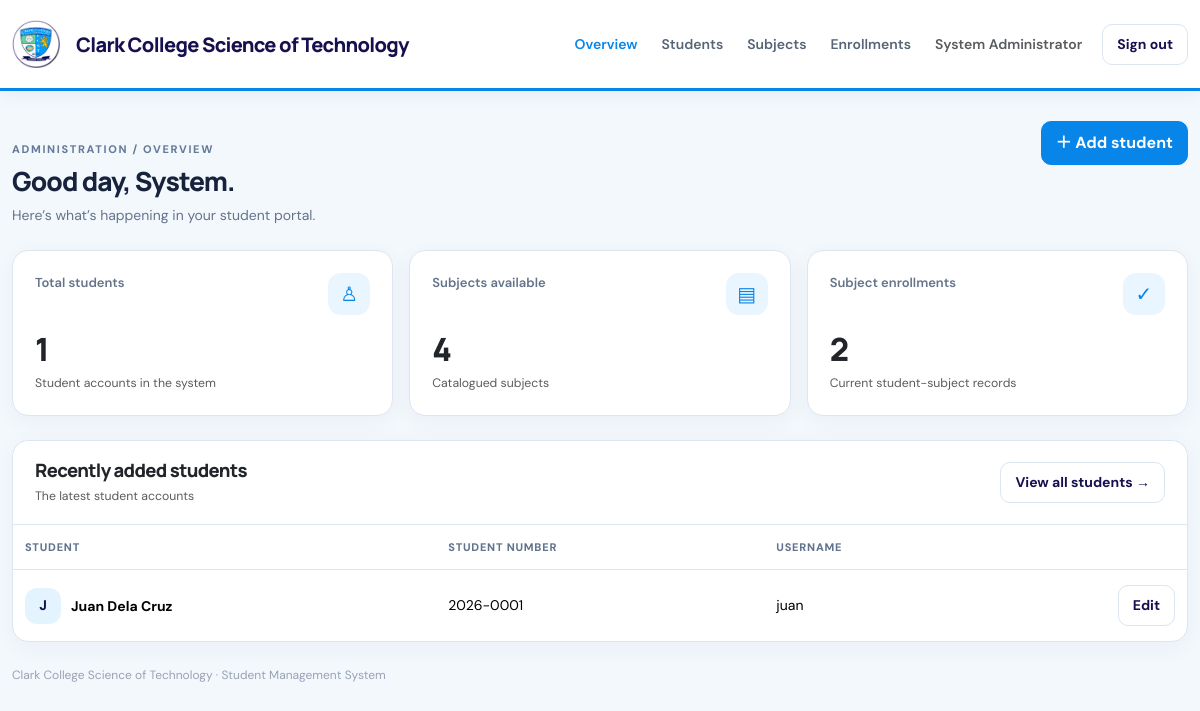
Page /admin/dashboard.php (signed in) on the committed database.
### tables this page shows
CREATE TABLE IF NOT EXISTS users (
  id INT AUTO_INCREMENT PRIMARY KEY,
  student_no VARCHAR(30) NULL UNIQUE,
  full_name VARCHAR(100) NOT NULL,
  username VARCHAR(50) NOT NULL UNIQUE,
  password VARCHAR(255) NOT NULL,
  role ENUM('admin','student') NOT NULL DEFAULT 'student',
  created_at TIMESTAMP NOT NULL DEFAULT CURRENT_TIMESTAMP
);

### config/helpers.php (called while the page is built, shortened)
<?php
function e($value) { return htmlspecialchars((string)$value, ENT_QUOTES, 'UTF-8'); }

### admin/dashboard.php (the view, shortened to what this page needs)
<?php
require_once '../config/database.php'; require_once '../config/helpers.php'; require_role('admin');
function count_rows($conn,$sql){$r=mysqli_query($conn,$sql);return $r?(int)mysqli_fetch_row($r)[0]:0;}
$totalStudents=count_rows($conn,"SELECT COUNT(*) FROM users WHERE role='student'");
$totalSubjects=count_rows($conn,"SELECT COUNT(*) FROM subjects");
$totalEnrollments=count_rows($conn,"SELECT COUNT(*) FROM enrollments");
$recent=mysqli_query($conn,"SELECT id,student_no,full_name,username FROM users WHERE role='student' ORDER BY id DESC LIMIT 6");
?>
<!doctype html><html lang="en"><head><link href="../assets/vendor/bootstrap/css/bootstrap.min.css" rel="stylesheet"><link href="../assets/css/style.css" rel="stylesheet"></head><body>
<nav class="navbar navbar-expand-lg"><div class="container app-container"><a class="navbar-brand d-flex align-items-center gap-2" href="dashboard.php"><img class="school-logo school-logo-nav" src="../assets/images/school-logo.jpg" alt="Clark College of Science and Technology logo"> Clark College Science of Technology</a><button class="navbar-toggler" data-bs-toggle="collapse" data-bs-target="#nav"><span class="navbar-toggler-icon"></span></button><div class="collapse navbar-collapse" id="nav"><div class="navbar-nav ms-auto align-items-lg-center"><a class="nav-link active" href="dashboard.php">Overview</a><a class="nav-link" href="students/index.php">Students</a><a class="nav-link" href="subjects/index.php">Subjects</a><a class="nav-link" href="enrollments/manage.php">Enrollments</a><span class="nav-link text-muted"><?=e($_SESSION['full_name']??'Administrator')?></span><a class="btn btn-light btn-sm ms-lg-2" href="../logout.php">Sign out</a></div></div></div></nav>
<main class="container app-container pb-4"><div class="page-head"><div><p class="eyebrow">ADMINISTRATION / OVERVIEW</p><h2>Good day, <?=e(explode(' ', $_SESSION['full_name']??'Administrator')[0])?>.</h2><p class="subheading">Here’s what’s happening in your student portal.</p></div><a class="btn btn-primary" href="students/create.php">＋ Add student</a></div><?php show_flash(); ?>
<div class="row g-3 mb-4"><div class="col-md-4"><div class="card stat-card"><div class="d-flex justify-content-between"><span class="stat-label">Total students</span><span class="stat-icon">♙</span></div><div class="stat-value"><?=number_format($totalStudents)?></div><span class="text-muted small">Student accounts in the system</span></div></div><div class="col-md-4"><div class="card stat-card"><div class="d-flex justify-content-between"><span class="stat-label">Subjects available</span><span class="stat-icon">▤</span></div><div class="stat-value"><?=number_format($totalSubjects)?></div><span class="text-muted small">Catalogued subjects</span></div></div><div class="col-md-4"><div class="card stat-card"><div class="d-flex justify-content-between"><span class="stat-label">Subject enrollments</span><span class="stat-icon">✓</span></div><div class="stat-value"><?=number_format($totalEnrollments)?></div><span class="text-muted small">Current student-subject records</span></div></div></div>
<section class="card"><div class="card-header d-flex justify-content-between align-items-center"><div><h3 class="mb-1">Recently added students</h3><span class="small text-muted">The latest student accounts</span></div><a class="btn btn-light btn-sm" href="students/index.php">View all students →</a></div><div class="table-responsive"><table class="table"><thead><tr><th>Student</th><th>Student number</th><th>Username</th><th></th></tr></thead><tbody><?php if($recent&&mysqli_num_rows($recent)):while($s=mysqli_fetch_assoc($recent)):?><tr><td><span class="student-avatar"><?=e(strtoupper(substr($s['full_name'],0,1)))?></span><strong><?=e($s['full_name'])?></strong></td><td><?=e($s['student_no']?:'—')?></td><td><?=e($s['username'])?></td><td class="text-end"><a class="btn btn-light btn-sm" href="students/edit.php?id=<?=(int)$s['id']?>">Edit</a></td></tr><?php endwhile;else:?><tr><td colspan="4"><div class="empty-state"><strong>No students yet</strong>Add your first student to get started.</div></td></tr><?php endif;?></tbody></table></div></section><div class="footer-note">Clark College Science of Technology · Student Management System</div></main><script src="../assets/vendor/bootstrap/js/bootstrap.bundle.min.js"></script></body></html>

### assets/css/style.css (style rules this page uses)
:root { --ink:#182230;--muted:#697586;--line:#e6eaf0;--primary:#4f46e5;--primary-dark:#3730a3;--surface:#fff;--page:#f5f7fb }
* { box-sizing:border-box }
body { background:var(--page);color:var(--ink);font-family:'DM Sans',system-ui,sans-serif;font-size:14px }
h1,h2,h3,h4,.navbar-brand { font-family:'Manrope',sans-serif;letter-spacing:-.035em }
h2 { font-size:1.65rem;font-weight:800 }
h3 { font-size:1.15rem;font-weight:750 }
.navbar { background:#fff;border-bottom:1px solid var(--line);padding:15px 0 }
.navbar-brand { font-weight:800;color:var(--ink)!important }
.app-container { max-width:1240px }
.page-head { display:flex;justify-content:space-between;align-items:flex-start;gap:20px;margin:30px 0 24px }
.eyebrow { font-size:11px;letter-spacing:.15em;font-weight:800;color:#8792a2;margin:20px 0 8px }
.subheading { color:var(--muted);margin:8px 0 0 }
.card { border:1px solid var(--line);border-radius:16px;box-shadow:0 5px 20px #17203305;background:#fff }
.card-header { background:#fff;border-bottom:1px solid var(--line);padding:18px 22px;border-radius:16px 16px 0 0!important }
.stat-card { padding:22px;min-height:142px;position:relative;overflow:hidden }
.stat-label { color:var(--muted);font-size:13px;font-weight:600 }
.stat-value { font:800 32px Manrope;letter-spacing:-.05em;margin:12px 0 3px }
.stat-icon { width:42px;height:42px;display:grid;place-items:center;border-radius:13px;background:#eef2ff;color:#4f46e5;font-size:20px }
.table { --bs-table-bg:transparent;vertical-align:middle;margin:0 }
.table thead th { font-size:11px;text-transform:uppercase;letter-spacing:.07em;color:#8490a0;font-weight:800;border-bottom:1px solid var(--line);padding:14px 12px;white-space:nowrap }
.table tbody td { padding:15px 12px;border-color:#edf0f4 }
.table tbody tr:last-child td { border-bottom:0 }
.student-avatar { display:inline-grid;place-items:center;width:36px;height:36px;border-radius:12px;background:#eef2ff;color:#4338ca;font-weight:800;margin-right:10px }
.btn { border-radius:10px;font-weight:700;padding:9px 14px }
.btn-primary { background:var(--primary);border-color:var(--primary) }
.btn-light { border:1px solid var(--line);background:#fff }
.navbar .nav-link { font-weight:600;color:#586477;padding:8px 12px!important }
.navbar .nav-link:hover,.navbar .nav-link.active { color:var(--primary) }
.footer-note { font-size:12px;color:#98a2b3;padding:24px 0 }
:root { --ink:#17233d;--muted:#65738a;--line:#dce5f0;--primary:#0876d9;--primary-dark:#0756a3;--surface:#fff;--page:#f3f8fd;--cct-navy:#17104f;--cct-blue:#0785e8;--cct-light-blue:#e9f5ff;--cct-green:#55c99a;--cct-gold:#e9b72e }
body { background:var(--page);color:var(--ink) }
.navbar { background:#fff;border-bottom:3px solid var(--cct-blue);box-shadow:0 4px 18px rgba(23,16,79,.05) }
.navbar-brand { color:var(--cct-navy)!important;white-space:normal;line-height:1.25;max-width:75% }
.school-logo { display:block;width:100%;height:auto;object-fit:contain;object-position:center }
.school-logo-nav { width:48px;height:auto;max-height:48px;flex:0 0 auto;margin-right:8px }
.btn-primary { background:var(--cct-blue);border-color:var(--cct-blue) }
.navbar .nav-link:hover,.navbar .nav-link.active { color:var(--cct-blue) }
.eyebrow { color:#657a98 }
.stat-icon { background:var(--cct-light-blue);color:var(--cct-blue) }
.student-avatar { background:#e4f4ff;color:var(--cct-navy) }
.card { box-shadow:0 6px 24px rgba(23,35,61,.045) }
.table thead th { color:#61738d }
.btn-light { color:var(--cct-navy) }

### rows in the picture
users: full_name "J", full_name "Juan Dela Cruz", student_no "2026-0001", username "juan"

### other values in the picture
$_SESSION['full_name'] "System Administrator"
explode(' ', $_SESSION['full_name']??'Administrator')[0] "System"
$totalStudents "1"
$totalSubjects "4"
$totalEnrollments "2"
